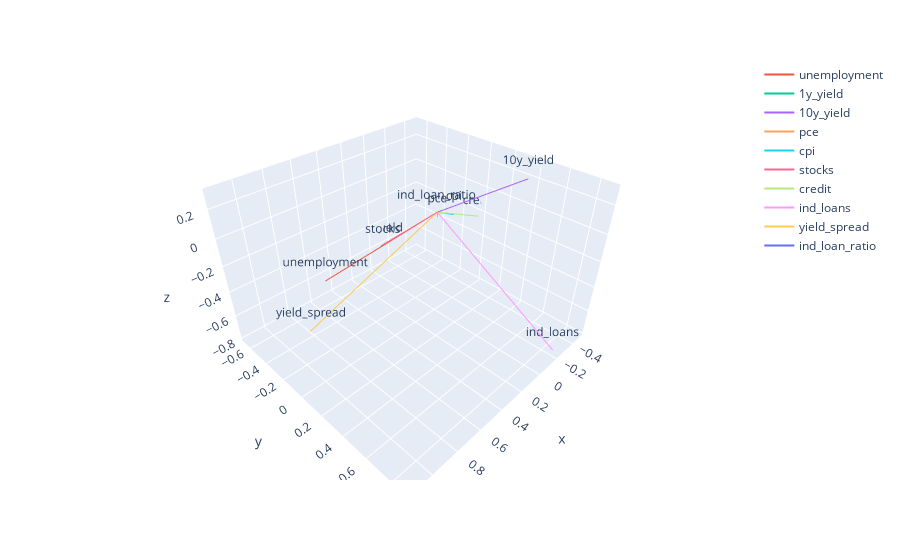

Source (notebook cell):
### Code cell
# Create the scatter plot for the data
fig = px.scatter_3d()
loadings = pca.components_ * np.sqrt(pca.explained_variance_)
fig.update_traces(marker=dict(size=2))

# Add the loadings (vectors) to the plot
for i, feature in enumerate(df.columns):
    fig.add_trace(
        go.Scatter3d(
            x=[0, loadings[i, 0]],
            y=[0, loadings[i, 1]],
            z=[0, loadings[i, 2]],
            mode='lines+text',
            name=feature,
            text=[None, feature],
            textposition='top center'
        )
    )

fig.show()

### Figure 1 — Plotly figure (JSON) as saved in the notebook; plotly's stock layout.template omitted (floating-point values rounded to 4 significant figures)
{"data": [{"hovertemplate": "<extra></extra>", "legendgroup": "", "marker": {"color": "#636efa", "size": 2, "symbol": "circle"}, "mode": "markers", "name": "", "scene": "scene", "showlegend": false, "type": "scatter3d"}, {"mode": "lines+text", "name": "unemployment", "text": [null, "unemployment"], "textposition": "top center", "type": "scatter3d", "x": [0, 0.7493], "y": [0, -0.2512], "z": [0, -0.2962]}, {"mode": "lines+text", "name": "1y_yield", "text": [null, "1y_yield"], "textposition": "top center", "type": "scatter3d", "x": [0, -0.07216], "y": [0, -0.6625], "z": [0, -0.5959]}, {"mode": "lines+text", "name": "10y_yield", "text": [null, "10y_yield"], "textposition": "top center", "type": "scatter3d", "x": [0, -0.2821], "y": [0, 0.4662], "z": [0, 0.297]}, {"mode": "lines+text", "name": "pce", "text": [null, "pce"], "textposition": "top center", "type": "scatter3d", "x": [0, 0.04209], "y": [0, 0.04107], "z": [0, -0.003285]}, {"mode": "lines+text", "name": "cpi", "text": [null, "cpi"], "textposition": "top center", "type": "scatter3d", "x": [0, -0.2192], "y": [0, -0.04324], "z": [0, -0.1206]}, {"mode": "lines+text", "name": "stocks", "text": [null, "stocks"], "textposition": "top center", "type": "scatter3d", "x": [0, 0.7976], "y": [0, 0.3649], "z": [0, 0.2704]}, {"mode": "lines+text", "name": "credit", "text": [null, "credit"], "textposition": "top center", "type": "scatter3d", "x": [0, -0.4742], "y": [0, -0.01856], "z": [0, -0.2248]}, {"mode": "lines+text", "name": "ind_loans", "text": [null, "ind_loans"], "textposition": "top center", "type": "scatter3d", "x": [0, -0.2192], "y": [0, 0.8715], "z": [0, -0.7859]}, {"mode": "lines+text", "name": "yield_spread", "text": [null, "yield_spread"], "textposition": "top center", "type": "scatter3d", "x": [0, 1.13], "y": [0, 0.1344], "z": [0, -0.2283]}, {"mode": "lines+text", "name": "ind_loan_ratio", "text": [null, "ind_loan_ratio"], "textposition": "top center", "type": "scatter3d", "x": [0, 0.007524], "y": [0, 0.0001201], "z": [0, -0.0005654]}], "layout": {"legend": {"tracegroupgap": 0}, "margin": {"t": 60}, "scene": {"domain": {"x": [0, 1], "y": [0, 1]}}}}
